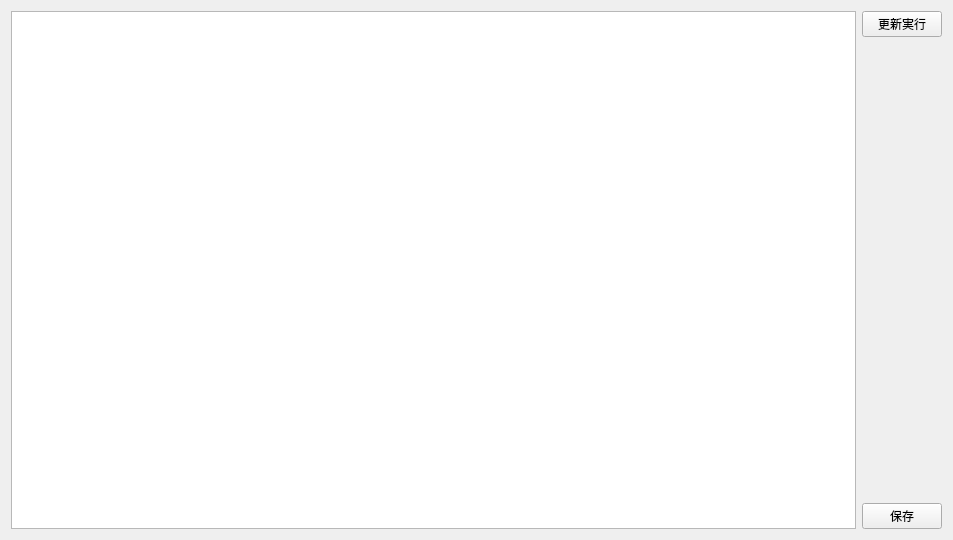
<?xml version="1.0" encoding="UTF-8"?>
<ui version="4.0">
 <class>RqtParamManager</class>
 <widget class="QWidget" name="RqtParamManager">
  <property name="geometry">
   <rect>
    <x>0</x>
    <y>0</y>
    <width>953</width>
    <height>540</height>
   </rect>
  </property>
  <property name="windowTitle">
   <string>パラメータ管理ツール</string>
  </property>
  <layout class="QHBoxLayout" name="horizontalLayout">
   <item>
    <widget class="QWidget" name="plnlSettings" native="true">
     <property name="autoFillBackground">
      <bool>false</bool>
     </property>
     <layout class="QVBoxLayout" name="verticalLayout_2">
      <property name="margin">
       <number>0</number>
      </property>
      <item>
       <widget class="QTableWidget" name="tblParams"/>
      </item>
     </layout>
    </widget>
   </item>
   <item>
    <widget class="QWidget" name="pnlAction" native="true">
     <property name="sizePolicy">
      <sizepolicy hsizetype="Maximum" vsizetype="Preferred">
       <horstretch>0</horstretch>
       <verstretch>0</verstretch>
      </sizepolicy>
     </property>
     <layout class="QVBoxLayout" name="verticalLayout">
      <property name="margin">
       <number>0</number>
      </property>
      <item>
       <widget class="QPushButton" name="btnUpdate">
        <property name="text">
         <string>更新実行</string>
        </property>
       </widget>
      </item>
      <item>
       <spacer name="verticalSpacer">
        <property name="orientation">
         <enum>Qt::Vertical</enum>
        </property>
        <property name="sizeHint" stdset="0">
         <size>
          <width>20</width>
          <height>40</height>
         </size>
        </property>
       </spacer>
      </item>
      <item>
       <widget class="QPushButton" name="btnSave">
        <property name="text">
         <string>保存</string>
        </property>
       </widget>
      </item>
     </layout>
    </widget>
   </item>
  </layout>
 </widget>
 <resources/>
 <connections/>
</ui>
